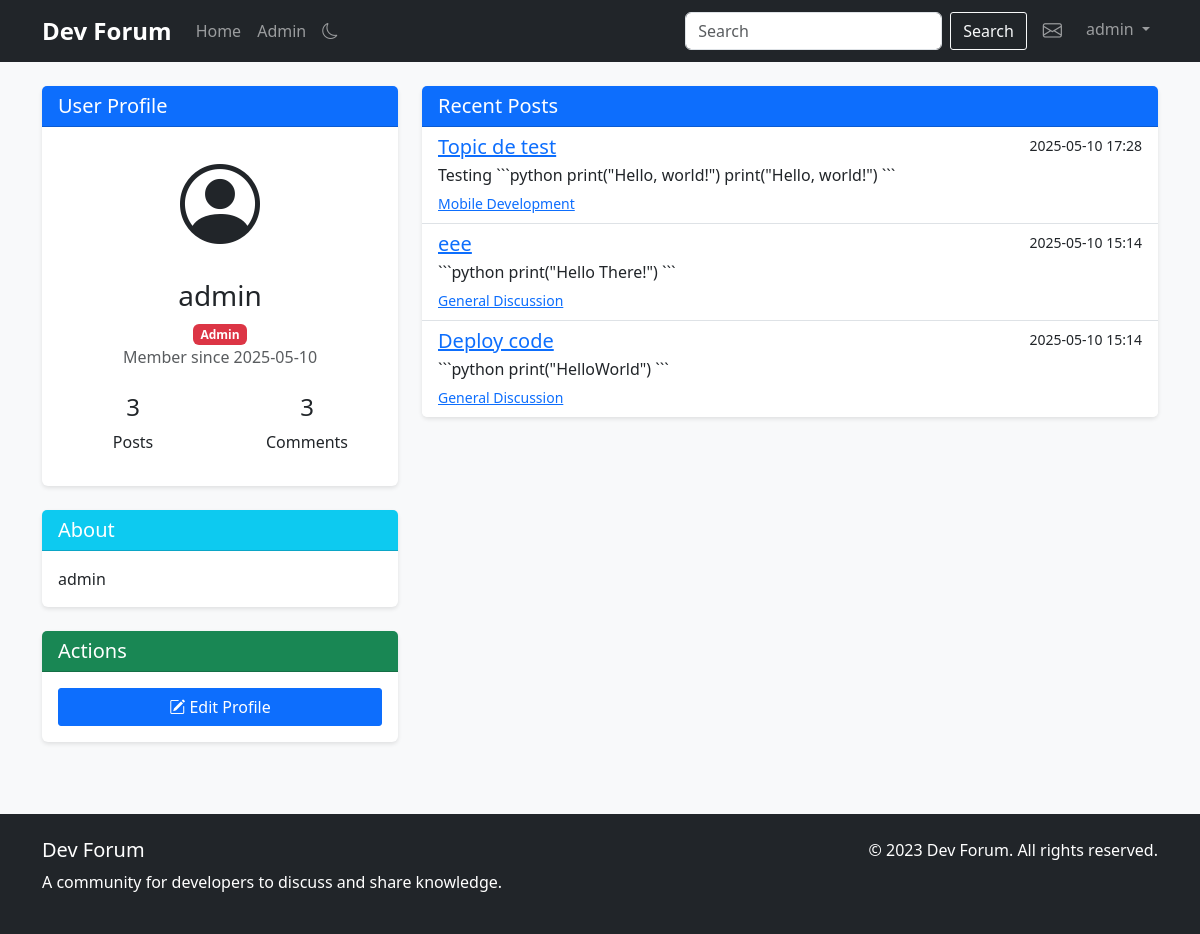
The app's page /profile/admin (signed in) with its own data.
### app.py (models this page shows, shortened)
class User(db.Model, UserMixin):
    id = db.Column(db.Integer, primary_key=True)
    username = db.Column(db.String(80), unique=True, nullable=False, index=True)
    email = db.Column(db.String(120), unique=True, nullable=False, index=True)
    password_hash = db.Column(db.String(128))
    bio = db.Column(db.Text, nullable=True)
    join_date = db.Column(db.DateTime, default=datetime.utcnow, index=True)
    is_admin = db.Column(db.Boolean, default=False)
    posts = db.relationship('Post', backref='author', lazy='dynamic', cascade='all, delete-orphan')
    comments = db.relationship('Comment', backref='author', lazy='dynamic', cascade='all, delete-orphan')

class Post(db.Model):
    id = db.Column(db.Integer, primary_key=True)
    content = db.Column(db.Text, nullable=False)
    created_at = db.Column(db.DateTime, default=datetime.utcnow, index=True)
    updated_at = db.Column(db.DateTime, default=datetime.utcnow, onupdate=datetime.utcnow)
    user_id = db.Column(db.Integer, db.ForeignKey('user.id'), nullable=False, index=True)
    topic_id = db.Column(db.Integer, db.ForeignKey('topic.id'), nullable=False, index=True)
    comments = db.relationship('Comment', backref='post', lazy='dynamic', cascade='all, delete-orphan')

class Topic(db.Model):
    id = db.Column(db.Integer, primary_key=True)
    title = db.Column(db.String(100), nullable=False, index=True)
    description = db.Column(db.Text, nullable=True)
    created_at = db.Column(db.DateTime, default=datetime.utcnow, index=True)
    category_id = db.Column(db.Integer, db.ForeignKey('category.id'), nullable=False, index=True)
    posts = db.relationship('Post', backref='topic', lazy='dynamic', cascade='all, delete-orphan')

class Category(db.Model):
    id = db.Column(db.Integer, primary_key=True)
    name = db.Column(db.String(100), nullable=False, index=True)
    description = db.Column(db.Text, nullable=True)
    topics = db.relationship('Topic', backref='category', lazy='dynamic', cascade='all, delete-orphan')

### app.py (the view)
@app.route('/profile/<username>')
def profile(username):
    user = User.query.filter_by(username=username).first_or_404()
    posts = Post.query.filter_by(user_id=user.id).order_by(Post.created_at.desc()).all()
    return render_template('profile.html', user=user, posts=posts)

### app.py (called while the page is built)
@app.template_filter('nl2br')
def nl2br(value):
    if value:
        value = str(value)
        return Markup(value.replace('\n', '<br>'))
    return value

@login_manager.user_loader
def load_user(user_id):
    return User.query.get(int(user_id))

### templates/profile.html (shortened to what this page needs)
{% extends "base.html" %}
{% block content %}
<div class="row">
    <div class="col-md-4">
        <div class="card mb-4">
            <div class="card-header bg-primary text-white">
                <h5 class="mb-0">User Profile</h5>
            </div>
            <div class="card-body text-center">
                <div class="mb-3">
                    <i class="bi bi-person-circle" style="font-size: 5rem;"></i>
                </div>
                <h3>{{ user.username }}</h3>
                {% if user.is_admin %}
                <span class="badge bg-danger">Admin</span>
                {% endif %}
                <p class="text-muted">Member since {{ user.join_date.strftime('%Y-%m-%d') }}</p>
                <div class="row text-center mt-4">
                    <div class="col-6">
                        <h4>{{ user.posts.count() }}</h4>
                        <p>Posts</p>
                    </div>
                    <div class="col-6">
                        <h4>{{ user.comments.count() }}</h4>
                        <p>Comments</p>
                    </div>
                </div>
            </div>
        </div>
        {% if user.bio %}
        <div class="card mb-4">
            <div class="card-header bg-info text-white">
                <h5 class="mb-0">About</h5>
            </div>
            <div class="card-body">
                <p class="mb-0">{{ user.bio|nl2br }}</p>
            </div>
        </div>
        {% endif %}
        <div class="card mb-4">
            <div class="card-header bg-success text-white">
                <h5 class="mb-0">Actions</h5>
            </div>
            <div class="card-body">
                <div class="d-grid gap-2">
                    {% if user == current_user %}
                    <a href="{{ url_for('edit_profile') }}" class="btn btn-primary">
                        <i class="bi bi-pencil-square"></i> Edit Profile
                    </a>
                    {% else %}
                    <a href="{{ url_for('new_message', username=user.username) }}" class="btn btn-primary">
                        <i class="bi bi-chat-dots"></i> Send Message
                    </a>
                    {% endif %}
                </div>
            </div>
        </div>
    </div>
    <div class="col-md-8">
        <div class="card">
            <div class="card-header bg-primary text-white">
                <h5 class="mb-0">Recent Posts</h5>
            </div>
            <div class="list-group list-group-flush">
                {% for post in posts %}
                <div class="list-group-item">
                    <div class="d-flex justify-content-between">
                        <h5 class="mb-1">
                            <a href="{{ url_for('topic', topic_id=post.topic_id) }}">{{ post.topic.title }}</a>
                        </h5>
                        <small>{{ post.created_at.strftime('%Y-%m-%d %H:%M') }}</small>
                    </div>
                    <p class="mb-1">{{ post.content|truncate(200) }}</p>
                    <small>
                        <a href="{{ url_for('category', category_id=post.topic.category_id) }}">{{ post.topic.category.name }}</a>
                    </small>
                </div>
                {% else %}
                <div class="list-group-item">
                    <p class="mb-0">No posts yet.</p>
                </div>
                {% endfor %}
            </div>
        </div>
    </div>
</div>
{% endblock %}

### templates/base.html (shortened to what this page needs)
<!DOCTYPE html>
<html lang="en">
<head>
    <link href="https://cdn.jsdelivr.net/npm/bootstrap@5.3.0-alpha1/dist/css/bootstrap.min.css" rel="stylesheet">
    <link rel="stylesheet" href="https://cdn.jsdelivr.net/npm/bootstrap-icons@1.10.3/font/bootstrap-icons.css">
    <link rel="stylesheet" href="https://cdn.jsdelivr.net/npm/prismjs@1.29.0/themes/prism.min.css">
    <link rel="stylesheet" href="https://cdn.jsdelivr.net/npm/prismjs@1.29.0/plugins/line-numbers/prism-line-numbers.min.css">
    <link rel="stylesheet" href="{{ url_for('static', filename='css/style.css') }}">
</head>
<body>
    <nav class="navbar navbar-expand-lg navbar-dark bg-dark">
        <div class="container">
            <a class="navbar-brand" href="{{ url_for('index') }}">Dev Forum</a>
            <div class="collapse navbar-collapse" id="navbarNav">
                <ul class="navbar-nav me-auto">
                    <li class="nav-item">
                        <a class="nav-link" href="{{ url_for('index') }}">Home</a>
                    </li>
                    {% if current_user.is_admin %}
                    <li class="nav-item">
                        <a class="nav-link" href="{{ url_for('admin') }}">Admin</a>
                    </li>
                    {% endif %}
                </ul>
                <form class="d-flex me-2" action="{{ url_for('search') }}" method="get">
                    <input class="form-control me-2" type="search" name="query" placeholder="Search" aria-label="Search">
                    <button class="btn btn-outline-light" type="submit">Search</button>
                </form>
                <ul class="navbar-nav">
                    {% if current_user.is_authenticated %}
                    <li class="nav-item me-2">
                        <a class="nav-link position-relative" href="{{ url_for('messages') }}">
                            <i class="bi bi-envelope"></i>
                        </a>
                    </li>
                    <li class="nav-item dropdown">
                        <a class="nav-link dropdown-toggle" href="#" id="navbarDropdown" role="button" data-bs-toggle="dropdown" aria-expanded="false">
                            {{ current_user.username }}
                        </a>
                    </li>
                    {% endif %}
                </ul>
            </div>
        </div>
    </nav>
    <div class="container mt-4">
        {% block content %}{% endblock %}
    </div>
    <footer class="bg-dark text-white mt-5 py-4">
        <div class="container">
            <div class="row">
                <div class="col-md-6">
                    <h5>Dev Forum</h5>
                    <p>A community for developers to discuss and share knowledge.</p>
                </div>
                <div class="col-md-6 text-md-end">
                    <p>&copy; 2023 Dev Forum. All rights reserved.</p>
                </div>
            </div>
        </div>
    </footer>
</body>
</html>

### static/css/style.css (style rules this page uses)
body { font-family: 'Segoe UI', Tahoma, Geneva, Verdana, sans-serif; background-color: #f8f9fa; color: #333; }
.navbar-brand { font-weight: bold; font-size: 1.5rem; }
.nav-link .bi-envelope { font-size: 1.2rem; }
.card { box-shadow: 0 2px 4px rgba(0, 0, 0, 0.1); border: none; margin-bottom: 20px; }
.card-header { font-weight: bold; }
footer { margin-top: 50px; }
.btn { border-radius: 3px; }

### records on screen
User: username "admin", join_date "2025-05-10", bio "admin"
Post: topic "Topic de test", created_at "2025-05-10 17:28", content "Testing ```python print(\"Hello, world!\") print(\"Hello, world!\") ```", topic.category.name "Mobile Development"
Post: topic "eee", created_at "2025-05-10 15:14", content "```python print(\"Hello There!\") ```", topic.category.name "General Discussion"
Post: topic "Deploy code", created_at "2025-05-10 15:14", content "```python print(\"HelloWorld\") ```", topic.category.name "General Discussion"

### other values on screen
{{ user.posts.count() }} "3"
{{ user.comments.count() }} "3"
